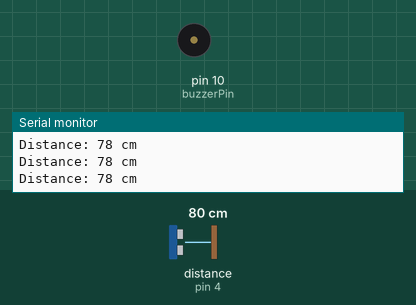
Recording of a sketch running on a simulated Arduino Uno, built with avr-gcc and run on an emulated ATmega328P. On the bench: buzzer (waves = sounding), the last lines printed to the serial monitor. Wiring (inferred from the names in the program): ultrasonic range finder: trigger pin 5; echo pin 4. The test bench sets the inputs (shaded band); at power-on: distance to the obstacle (sensor on pin 4) 80 cm. The echo pulse lasts 58.3 µs per cm.

Above: at 1.2 s.
1.3 s: distance to the obstacle (sensor on pin 4) set to 12 cm
2.8 s: distance to the obstacle (sensor on pin 4) set to 9 cm
At 4.0 s:
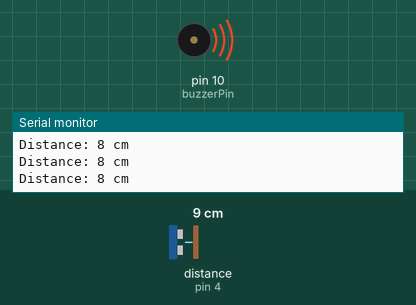
4.3 s: distance to the obstacle (sensor on pin 4) set to 120 cm
At 5.7 s:
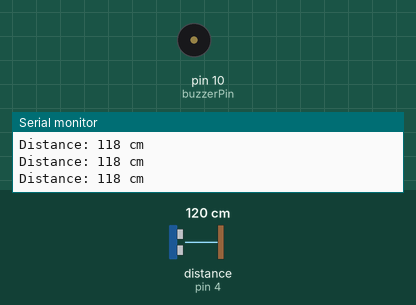
7.3 s: distance to the obstacle (sensor on pin 4) set to 2 cm
At 7.7 s:
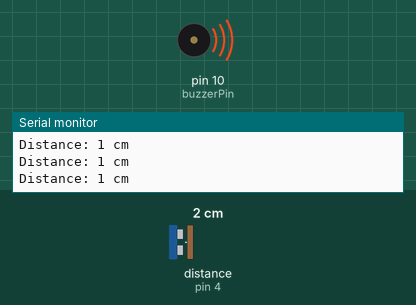
10.3 s: distance to the obstacle (sensor on pin 4) set to 250 cm
At 11.1 s:
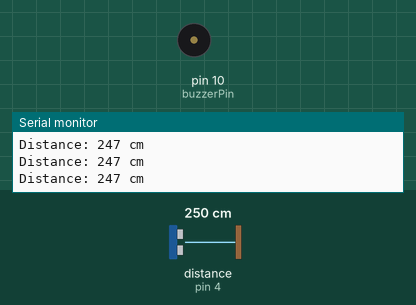
13.3 s: distance to the obstacle (sensor on pin 4) set to 4 cm
At 14.3 s:
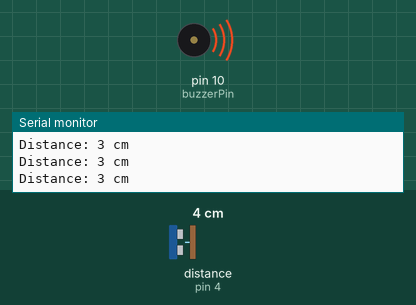
Timing chart, 0 to 16.3 s (numbered marks = the images above; inputs shaded):
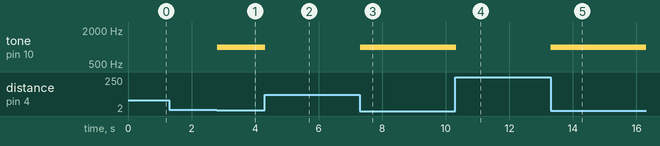

Measured:
- the behaviour switches between 11 and 10 cm on distance to the obstacle (sensor on pin 4) (found by bisection; images 0 and 1)
- after the input at 2.8 s, tone on pin 10 (buzzerPin): silent → 1000 Hz at once
- after the input at 4.3 s, tone on pin 10 (buzzerPin): 1000 Hz → silent at once
- after the input at 7.3 s, tone on pin 10 (buzzerPin): silent → 1000 Hz at once
- after the input at 10.3 s, tone on pin 10 (buzzerPin): 1000 Hz → silent at once
- after the input at 13.3 s, tone on pin 10 (buzzerPin): silent → 1000 Hz at once

The sketch:

Ultrasonic_Test.ino
```cpp
// Define the pins for the ultrasonic sensor
const int trigPin = 5;  // Trig pin of the ultrasonic sensor
const int echoPin = 4; // Echo pin of the ultrasonic sensor

// Define the pin for the buzzer
const int buzzerPin = 10;


void setup() {
  Serial.begin(9600); // Initialize serial communication for debugging
  pinMode(trigPin, OUTPUT);
  pinMode(echoPin, INPUT);
  pinMode(buzzerPin, OUTPUT);
}

void loop() {
  // Trigger the ultrasonic sensor
  digitalWrite(trigPin, LOW);
  delayMicroseconds(2);
  digitalWrite(trigPin, HIGH);
  delayMicroseconds(10);
  digitalWrite(trigPin, LOW);

  // Measure the time taken for the ultrasonic pulse to return
  long duration = pulseIn(echoPin, HIGH);

  // Calculate distance in centimeters
  int distance = duration * 0.034 / 2;


  // Check the distance and control the buzzer
  if (distance < 10) {
    // If the distance is less than 20 cm, beep the buzzer
    tone(buzzerPin, 1000); // Beep at 1000 Hz
  } else {
    // If the distance is 20 cm or more, turn off the buzzer
    noTone(buzzerPin);
  }
  Serial.print("Distance: ");
  Serial.print(distance);
  Serial.println(" cm");
}
```
